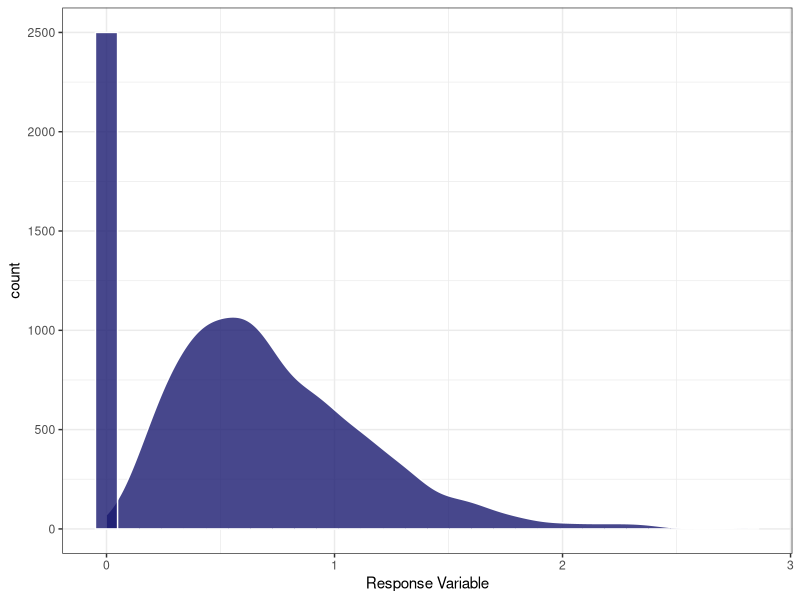
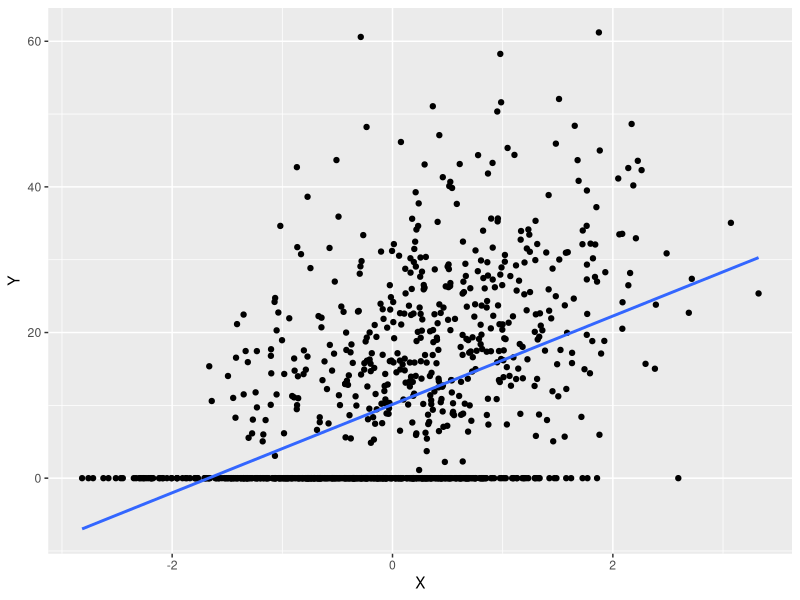

R code for these plots, in order:
## ---- chunk 1
set.seed(103)
library(tidyverse)

z <- tibble(
  z = rep(0, 2500)
)

nz <- tibble(
  nz = rgamma(1000, 3, 4)
)

ggplot() +
  geom_density(data = nz, aes(x = nz, y = ..count..), fill = "midnightblue", color = "white", alpha = 0.8) +
  geom_histogram(data = z, aes(x = z), fill = "midnightblue", color = "white", alpha = 0.8) +
  labs(
    x = "Response Variable"
  ) +
  theme_bw()


## ---- chunk 2
DGP_s1 <- function(n) {
  
  X <- rnorm(n, 0, 1)
  beta_z <- 1
  xb <- X*beta_z 
  prob <- exp(xb) / (1 + exp(xb)) 
  Z <- 1*(runif(n)<prob)
  beta_y <- 1
  ypure <- 5 + X*beta_y 
  Y <- rgamma(n, shape = 4, rate = 1/ypure) 
  Y <- Z*Y 

  return(tibble(X, Y, Z))
  
}

data <- DGP_s1(1000)

data %>% 
  ggplot(aes(x = X, y = Y)) + 
  geom_point() +
  geom_smooth(method = "lm", se = F)
